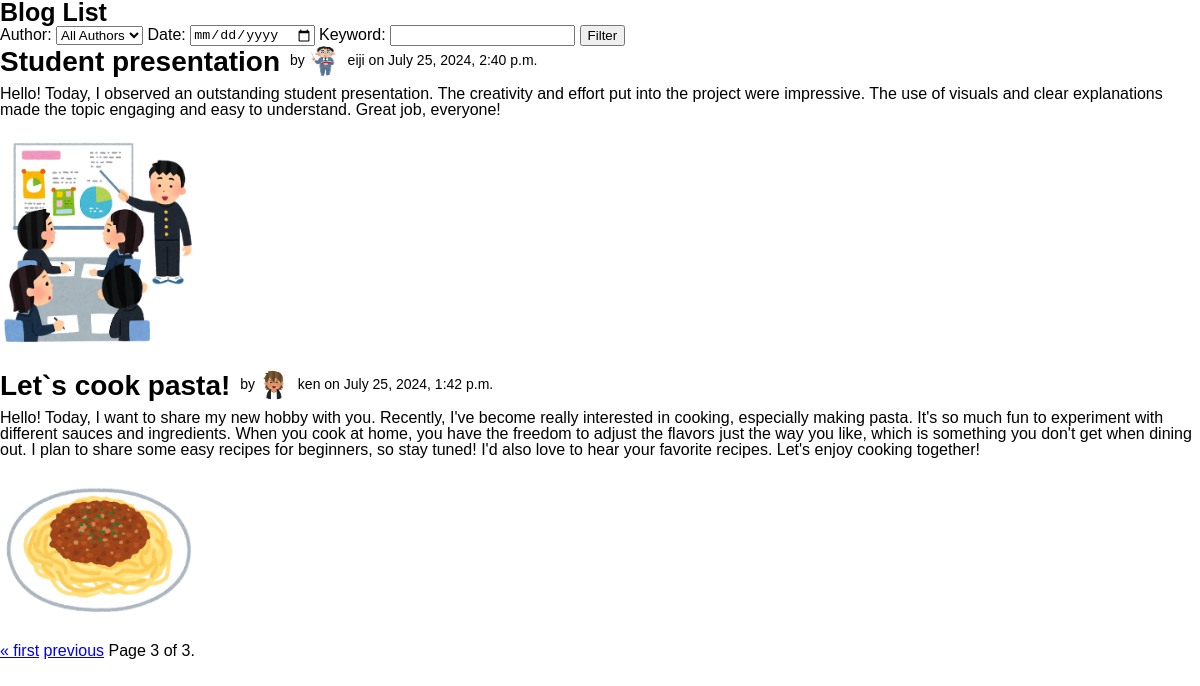
Screenshot of /blogs/?page=3 with the database file from the repository.
### blog/models.py (models this page shows)
class Blog(models.Model):
 author = models.ForeignKey(User,
 on_delete=models.CASCADE)
 timeslot = models.DateTimeField(default=timezone.now)  # default value = current time
 content = models.TextField()
 title = models.CharField(max_length=30)
 photos = models.ImageField(null=True, blank=True)

class User(models.Model):
 name = models.CharField(max_length=20)
 login = models.CharField(max_length=20) # login name
 password = models.CharField(max_length=255, default='defaultpassword')
 icon = models.ImageField(default='blog/icon/default_icon.png',upload_to = 'blog/icon/')
 profile = models.TextField(default='Nice to meet you!')

### blog/views.py (the view)
# urls.py: path('blogs/', views.blog_list_view, name='blog_list'),
def blog_list_view(request):
    authors = User.objects.all()
    form = AuthorSelectForm(request.GET, authors=authors)
    author_name = request.GET.get('author')
    date = request.GET.get('date')
    keyword = request.GET.get('keyword')
    blog_list = Blog.objects.all()
    if author_name:
        author = get_object_or_404(User, name=author_name)
        blog_list = blog_list.filter(author=author)
    if date:
        blog_list = blog_list.filter(timeslot__date=date)
    if keyword:
        blog_list = blog_list.filter(Q(title__icontains=keyword) | Q(content__icontains=keyword))
    blog_list = blog_list.order_by('-timeslot')
    paginator = Paginator(blog_list, 10)
    page_number = request.GET.get('page', 1)
    try:
        page_number = int(page_number)
    except (ValueError, TypeError):
        page_number = 1
    page_obj = paginator.get_page(page_number)
    return render(request, 'blog_list.html', {'page_obj': page_obj, 'form': form})

### blog/forms.py (shortened to what this page needs)
class AuthorSelectForm(forms.Form):
    author = forms.ChoiceField(label="Select Author", choices=[])

### blog/templates/blog_list.html (shortened to what this page needs)
<!DOCTYPE html>
{% load static %}
<html>
<head>
    <link rel="stylesheet" href="{% static 'style.css' %}">
</head>
<body>
    <h1>Blog List</h1>
    <form method="get" action="" hx-get="{% url 'blog_list' %}" hx-target="#blogs-content" hx-swap="innerHTML">
        {{ form.author.label_tag }} {{ form.author }}
        {{ form.date.label_tag }} {{ form.date }}
        {{ form.keyword.label_tag }} {{ form.keyword }}
        <button type="submit">Filter</button>
    </form>
    <ul>
        {% for blog in page_obj %}
            <li>
                <div class="title-meta">
                    <h2>{{ blog.title }}</h2>
                    <p class="meta">
                        by <img src="{{ blog.author.icon.url }}" alt="Author Icon" class="author-icon"> {{ blog.author.name }} on {{ blog.timeslot }}
                    </p>
                </div>
                <p class="blog-content">{{ blog.content }}</p>
                {% if blog.photos %}
                    <img src="{{ blog.photos.url }}" alt="Blog Photo" style="max-width:200px;">
                {% endif %}
            </li>
        {% endfor %}
    </ul>
    <div class="pagination">
        <span class="step-links">
            {% if page_obj.has_previous %}
                <a href="?page=1" hx-get="/blogs/?page=1" hx-target="#blogs" hx-swap="innerHTML">&laquo; first</a>
                <a href="?page={{ page_obj.previous_page_number }}" hx-get="/blogs/?page={{ page_obj.previous_page_number }}" hx-target="#blogs" hx-swap="innerHTML">previous</a>
            {% endif %}
            <span class="current">
                Page {{ page_obj.number }} of {{ page_obj.paginator.num_pages }}.
            </span>
        </span>
    </div>
</body>
</html>

### blog/static/style.css (style rules this page uses)
html,body,div,span,object,iframe,h1,h2,h3,h4,h5,h6,p,blockquote,pre,abbr,address,cite,code,del,dfn,em,img,ins,kbd,q,samp,small,strong,sub,sup,var,b,i,dl,dt,dd,ol,ul,li,fieldset,form,label,legend,table,caption,tbody,tfoot,thead,tr,th,td,article,aside,canvas,details,figcaption,figure,footer,header,hgroup,menu,nav,section,summary,time,mark,audio,video { margin:0;padding:0;border:0;outline:0;font-size:100%;vertical-align:baseline;background:transparent }
body { line-height:1; font-family: arial; }
h1 { font-size: 25px; }
h2 { font-size: 21px; }
a { margin:0;padding:0;font-size:100%;vertical-align:baseline;background:transparent }
input,select { vertical-align:middle }
body,html { background-color: #FFF; }
.title-meta { display: flex; align-items: flex-end; margin-bottom: 10px; }
ul li { margin-bottom: 20px; }
h2 { font-size: 28px; margin: 0; }
.meta { font-size: 14px; margin-left: 10px; }
.author-icon { width: 30px; height: 30px; border-radius: 50%; margin-right: 5px; vertical-align: middle; }
.blog-content { white-space: pre-wrap; margin-bottom: 20px; }

### blog/templates/blog_list.html (style rules this page uses)
.blog-content { white-space: pre-wrap; }

### rows the page displays
Blog: title "Student presentation", author.icon (picture), author.name "eiji", timeslot "July 25, 2024, 2:40 p.m.", content "Hello! Today, I observed an outstanding student presentation. The creativity and effort put into the project were impressive. The use of visuals and clear explanations made the topic engaging and easy to understand. Great job, everyone!", photos (picture)
Blog: title "Let`s cook pasta!", author.icon (picture), author.name "ken", timeslot "July 25, 2024, 1:42 p.m.", content "Hello! Today, I want to share my new hobby with you. Recently, I've become really interested in cooking, especially making pasta. It's so much fun to experiment with different sauces and ingredients. When you cook at home, you have the freedom to adjust the flavors just the way you like, which is something you don't get when dining out. I plan to share some easy recipes for beginners, so stay tuned! I'd also love to hear your favorite recipes. Let's enjoy cooking together!", photos (picture)

### other values shown
{{ page_obj.number }} "3"
{{ page_obj.paginator.num_pages }} "3"
